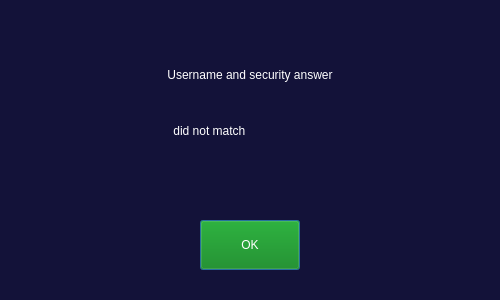
<?xml version="1.0" encoding="UTF-8"?>
<ui version="4.0">
 <class>Dialog</class>
 <widget class="QDialog" name="Dialog">
  <property name="geometry">
   <rect>
    <x>0</x>
    <y>0</y>
    <width>500</width>
    <height>300</height>
   </rect>
  </property>
  <property name="windowTitle">
   <string>Dialog</string>
  </property>
  <property name="styleSheet">
   <string notr="true">background-color:#131239</string>
  </property>
  <widget class="QLabel" name="f_answer">
   <property name="geometry">
    <rect>
     <x>50</x>
     <y>50</y>
     <width>400</width>
     <height>50</height>
    </rect>
   </property>
   <property name="styleSheet">
    <string notr="true">font: 14pt &quot;Georgia&quot;;
color: white;</string>
   </property>
   <property name="text">
    <string>Username and security answer</string>
   </property>
   <property name="alignment">
    <set>Qt::AlignCenter</set>
   </property>
  </widget>
  <widget class="QPushButton" name="f_ok">
   <property name="geometry">
    <rect>
     <x>200</x>
     <y>220</y>
     <width>100</width>
     <height>50</height>
    </rect>
   </property>
   <property name="cursor">
    <cursorShape>PointingHandCursor</cursorShape>
   </property>
   <property name="styleSheet">
    <string notr="true">font: 15pt &quot;Arial Rounded MT Bold&quot;;
padding:5px;
background-color:green;
color:white;</string>
   </property>
   <property name="text">
    <string>OK</string>
   </property>
  </widget>
  <widget class="QLabel" name="label">
   <property name="geometry">
    <rect>
     <x>170</x>
     <y>110</y>
     <width>170</width>
     <height>41</height>
    </rect>
   </property>
   <property name="styleSheet">
    <string notr="true">font: 14pt &quot;Georgia&quot;;
color: white;</string>
   </property>
   <property name="text">
    <string> did not match</string>
   </property>
  </widget>
 </widget>
 <resources/>
 <connections/>
</ui>
